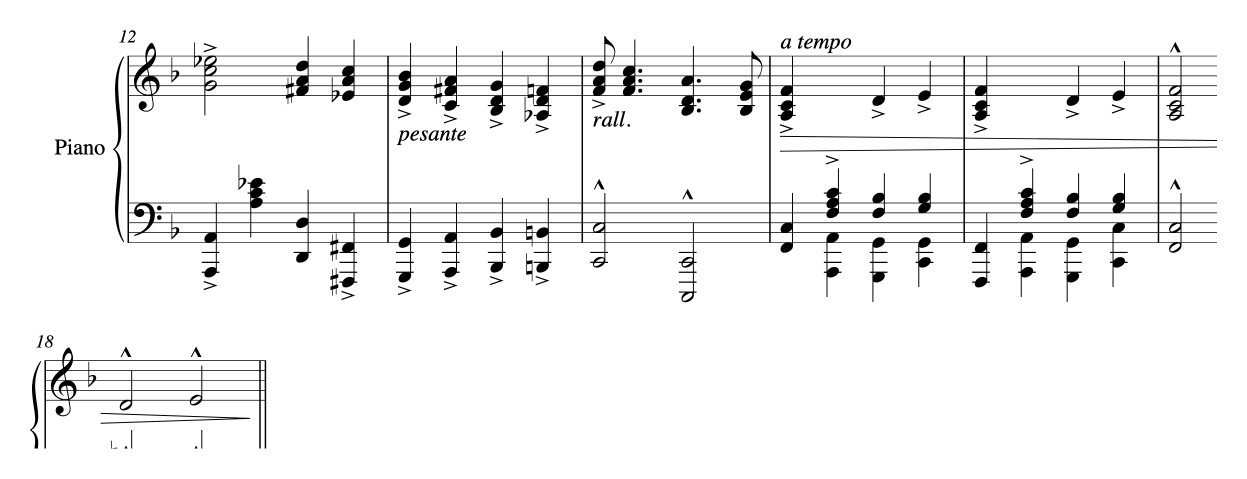
#> input picture services/backend/samples/images/clean_layout_conflict.png, 2494 x 957 px (shown at 1/2 size)
$ python preprocess.py ../samples/images/clean_layout_conflict.png
#> lines starting #> are read from the running program, lines starting #| are printed output that depends on the picture; after the words box and inside, x2 and y2 are one past the last pixel; in counts of white or black regions, pixels touching at a corner belong together
"""Image preparation for OMR.

Nothing here is music-specific magic: the goal is to give every engine a
clean, upright, adequately sized page, and to produce a few *views* of the
same page so that the agent can cross-check engines/variants later.
"""
from __future__ import annotations

from dataclasses import dataclass
from pathlib import Path

import cv2
import numpy as np


@dataclass
class Variant:
    name: str
    path: Path
    note: str


def read_gray(path: str | Path) -> np.ndarray:
    data = np.fromfile(str(path), dtype=np.uint8)
    img = cv2.imdecode(data, cv2.IMREAD_GRAYSCALE)
    if img is None:
        raise ValueError(f"cannot read image: {path}")
    return img


def write_gray(path: str | Path, img: np.ndarray) -> None:
    path = Path(path)
    path.parent.mkdir(parents=True, exist_ok=True)
    ok, buf = cv2.imencode(path.suffix or ".png", img)
    if not ok:
        raise ValueError(f"cannot encode image: {path}")
    buf.tofile(str(path))


def content_bbox(img: np.ndarray, margin: int = 24) -> tuple[int, int, int, int]:
    """Bounding box of ink, with a white margin."""
    ink = (img < 245).astype(np.uint8)
    cols = np.where(ink.sum(axis=0) > 0)[0]
    rows = np.where(ink.sum(axis=1) > 0)[0]
    if len(cols) == 0 or len(rows) == 0:
        return 0, 0, img.shape[1], img.shape[0]
    x0, x1 = max(0, cols[0] - margin), min(img.shape[1], cols[-1] + margin)
    y0, y1 = max(0, rows[0] - margin), min(img.shape[0], rows[-1] + margin)
    return int(x0), int(y0), int(x1), int(y1)


def _rotate(img: np.ndarray, angle: float) -> np.ndarray:
    h, w = img.shape[:2]
    center = (w / 2, h / 2)
    m = cv2.getRotationMatrix2D(center, angle, 1.0)
    cos, sin = abs(m[0, 0]), abs(m[0, 1])
    nw, nh = int(h * sin + w * cos), int(h * cos + w * sin)
    m[0, 2] += nw / 2 - center[0]
    m[1, 2] += nh / 2 - center[1]
    return cv2.warpAffine(
        img, m, (nw, nh), flags=cv2.INTER_CUBIC, borderMode=cv2.BORDER_CONSTANT, borderValue=255
    )


def estimate_skew(img: np.ndarray) -> float:
    """Find the rotation that makes staff lines most horizontal.

    Horizontal projection variance is maximal when the five staff lines of a
    system collapse into a few strong peaks.  This works on scans and photos
    and does not need Hough line bookkeeping.
    """
    small = img
    if img.shape[1] > 1400:
        scale = 1400 / img.shape[1]
        small = cv2.resize(img, None, fx=scale, fy=scale, interpolation=cv2.INTER_AREA)
    def score(angle: float) -> float:
        # Rotate grayscale (white border) and count ink per row.  Using a
        # 0/1 array here would let the 255-valued border dominate the score.
        rot = _rotate(small, angle)
        ink = (rot < 190).astype(np.float64)
        proj = ink.sum(axis=1)
        return float(np.var(proj))

    coarse = max(np.arange(-6.0, 6.01, 0.5), key=score)
    fine = max(np.arange(coarse - 0.5, coarse + 0.51, 0.1), key=score)
    return round(float(fine), 2)


def deskew(img: np.ndarray, angle: float | None = None) -> tuple[np.ndarray, float]:
    angle = estimate_skew(img) if angle is None else angle
    if abs(angle) < 0.1:
        return img, 0.0
    return _rotate(img, angle), angle


def binarize(img: np.ndarray) -> np.ndarray:
    # A light denoise first; adaptive threshold keeps faint staff lines.
    blur = cv2.GaussianBlur(img, (3, 3), 0)
    return cv2.adaptiveThreshold(
        blur, 255, cv2.ADAPTIVE_THRESH_GAUSSIAN_C, cv2.THRESH_BINARY, 41, 12
    )


def upscale(img: np.ndarray, min_width: int = 1800, max_width: int = 3200) -> np.ndarray:
    h, w = img.shape[:2]
    if w >= min_width:
        return img
    target = min(max_width, max(min_width, w * 2))
    scale = target / w
    return cv2.resize(img, None, fx=scale, fy=scale, interpolation=cv2.INTER_CUBIC)


# [42 lines left out: function split_systems, not called in this run]


def make_variants(src: str | Path, out_dir: str | Path) -> tuple[list[Variant], dict]:
    """Produce upright, enhanced and binarized views plus diagnostics."""
    src = Path(src)
    out_dir = Path(out_dir)
    out_dir.mkdir(parents=True, exist_ok=True)
    img = read_gray(src)
#> in read_gray, img is the input picture: shape (957, 2494); min 0, max 255, mean 242.9
    meta = {"input": str(src), "input_size": [int(img.shape[1]), int(img.shape[0])]}

    x0, y0, x1, y1 = content_bbox(img)
#> in content_bbox, `ink = (img < 245).astype(np.uint8)`:
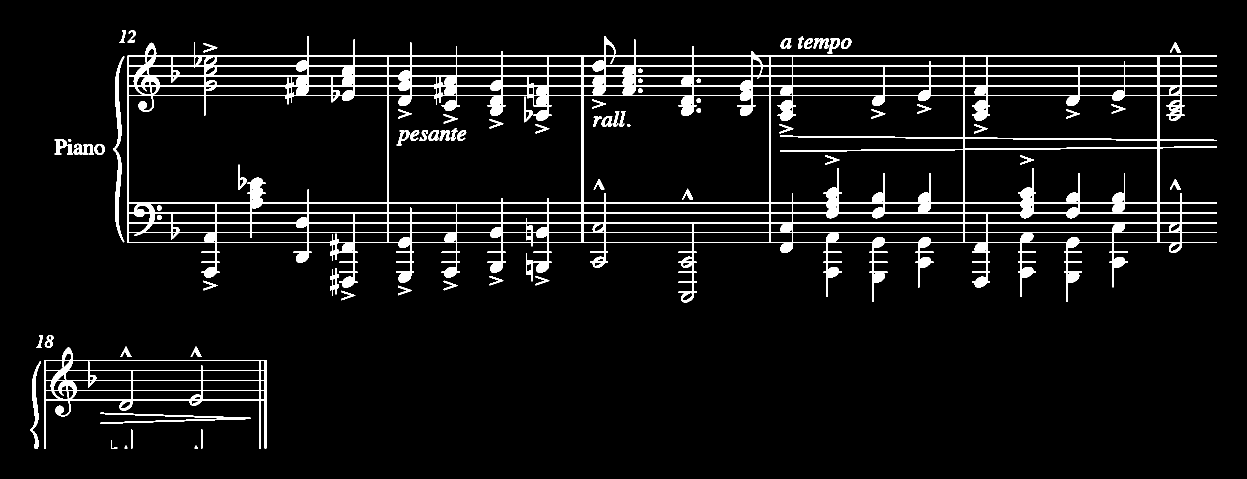
#> ink: shape (957, 2494) (shown at 1/2 size); values 0 (black) and 1 (white), 6.2% white; 74 white regions, largest, box (x1, y1, x2, y2) and area: (255, 72, 2434, 605) 119444, (88, 695, 533, 897) 10086, (226, 113, 249, 485) 2460
#> in content_bbox, `cols = np.where(ink.sum(axis=0) > 0)[0]`: cols = 2372 values from 60 to 2433
#> in content_bbox, `rows = np.where(ink.sum(axis=1) > 0)[0]`: rows = 772 values from 60 to 896
#> in content_bbox, `x0, x1 = max(0, cols[0] - margin), min(img.shape[1], cols[-1] + margin)`: x0 = 36; x1 = 2457
#> in content_bbox, `y0, y1 = max(0, rows[0] - margin), min(img.shape[0], rows[-1] + margin)`: y0 = 36; y1 = 920
#> x0 = 36; y0 = 36; x1 = 2457; y1 = 920
    cropped = img[y0:y1, x0:x1]
    upright, angle = deskew(cropped)
#> in estimate_skew, `small = cv2.resize(img, None, fx=scale, fy=scale, interpolation=cv2.IN..`:
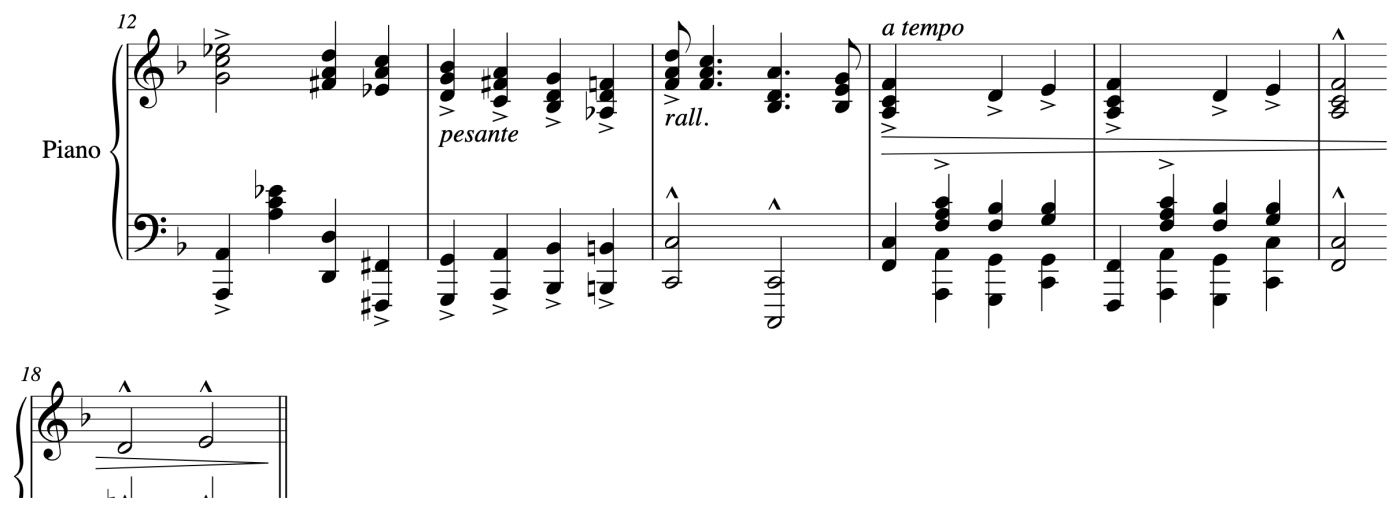
#> small: shape (511, 1400); min 0, max 255, mean 241.4
#> in score, `proj = ink.sum(axis=1)`: proj = 654 values, max 228 at index 307, min 0 at index 0, mean 83.96
#> in score (call 21), `ink = (rot < 190).astype(np.float64)`:
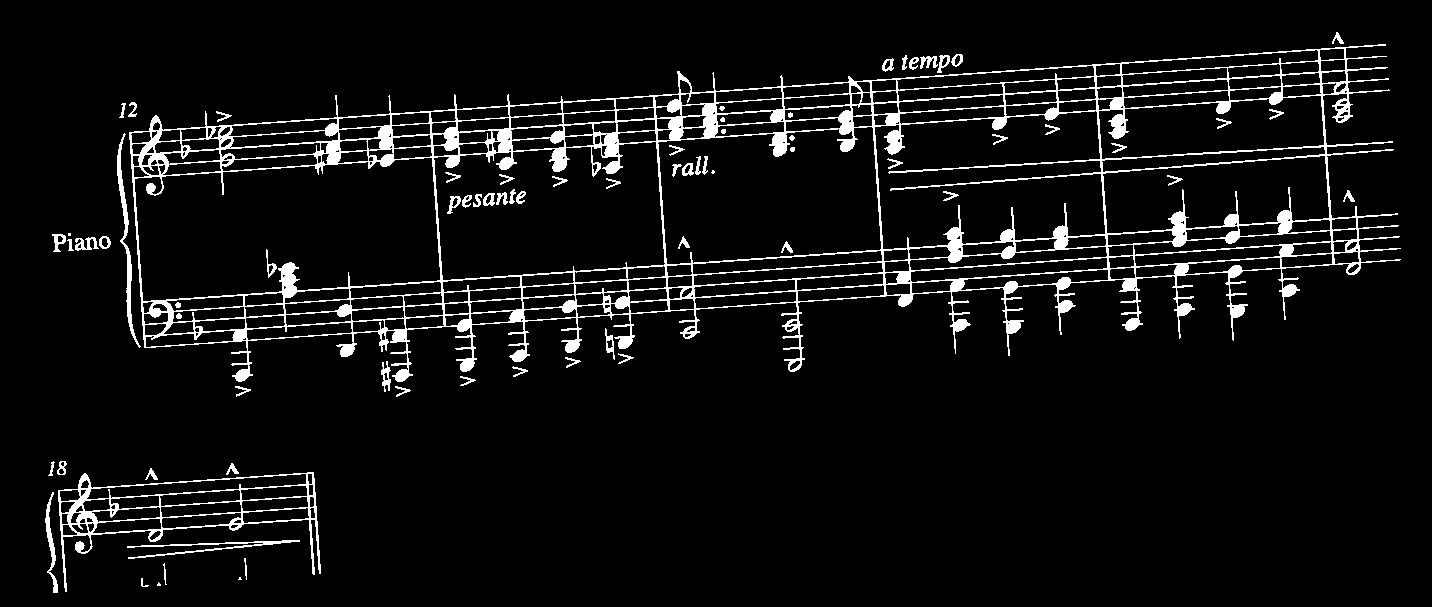
#> ink: shape (607, 1432) float64; values 0 (black) and 1 (white), 6.3% white; 74 white regions (4 under 20 px), largest, box (x1, y1, x2, y2) and area: (129, 44, 1401, 382) 44887, (58, 472, 321, 592) 3800, (117, 133, 141, 348) 845
#> in score (call 21), `proj = ink.sum(axis=1)`: proj = 607 values, max 301 at index 135, min 0 at index 0, mean 90.33
#> in score (call 22), `ink = (rot < 190).astype(np.float64)`:
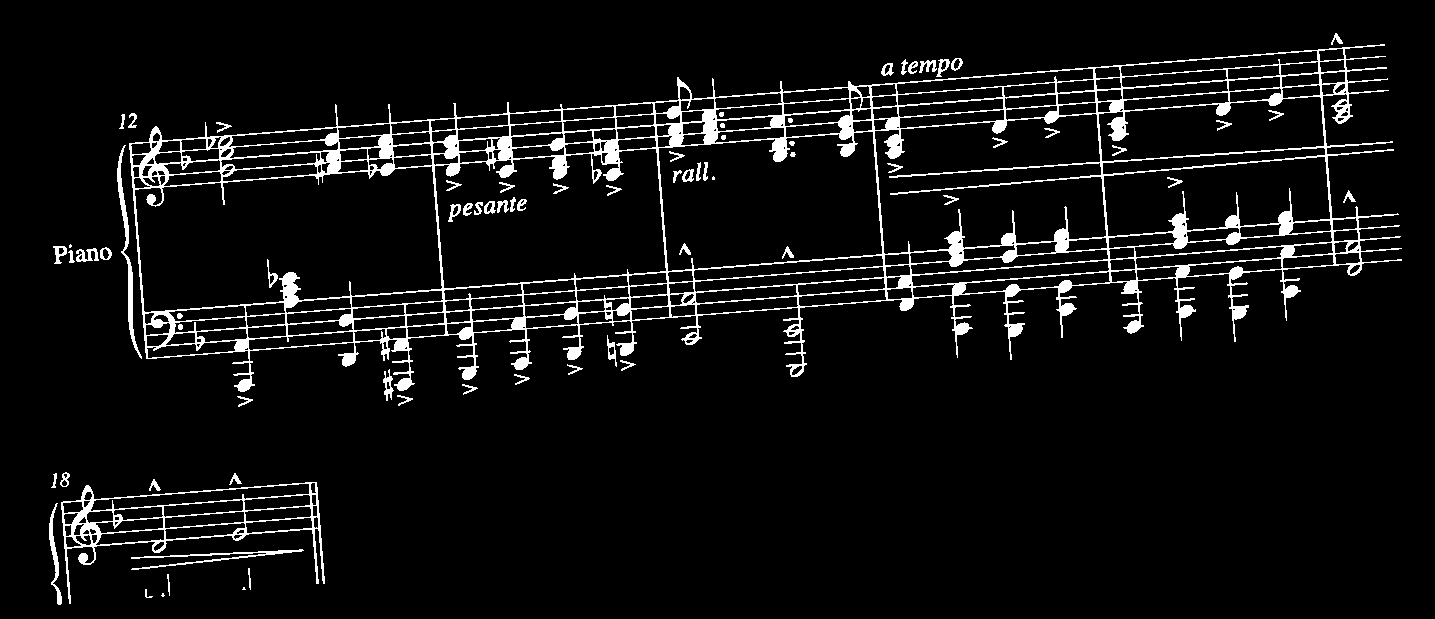
#> ink: shape (619, 1435) float64; values 0 (black) and 1 (white), 6.2% white; 74 white regions (4 under 20 px), largest, box (x1, y1, x2, y2) and area: (129, 44, 1402, 392) 44958, (61, 482, 325, 604) 3792, (117, 145, 142, 359) 868
#> in score (call 22), `proj = ink.sum(axis=1)`: proj = 619 values, max 307 at index 142, min 0 at index 0, mean 88.7
#> in _rotate (call 23), `m = cv2.getRotationMatrix2D(center, angle, 1.0)`: m = [[0.996, 0.0872, -19.6], [-0.0872, 0.996, 61.98]]
#> in _rotate (call 23), `cos, sin = abs(m[0, 0]), abs(m[0, 1])`: cos = 0.996; sin = 0.0872
#> in _rotate (call 23), `nw, nh = int(h * sin + w * cos), int(h * cos + w * sin)`: nw = 1439; nh = 631
#> in _rotate (call 23), `return cv2.warpAffine( img, m, (nw, nh), flags=cv2.INTER_CUBIC, border..`:
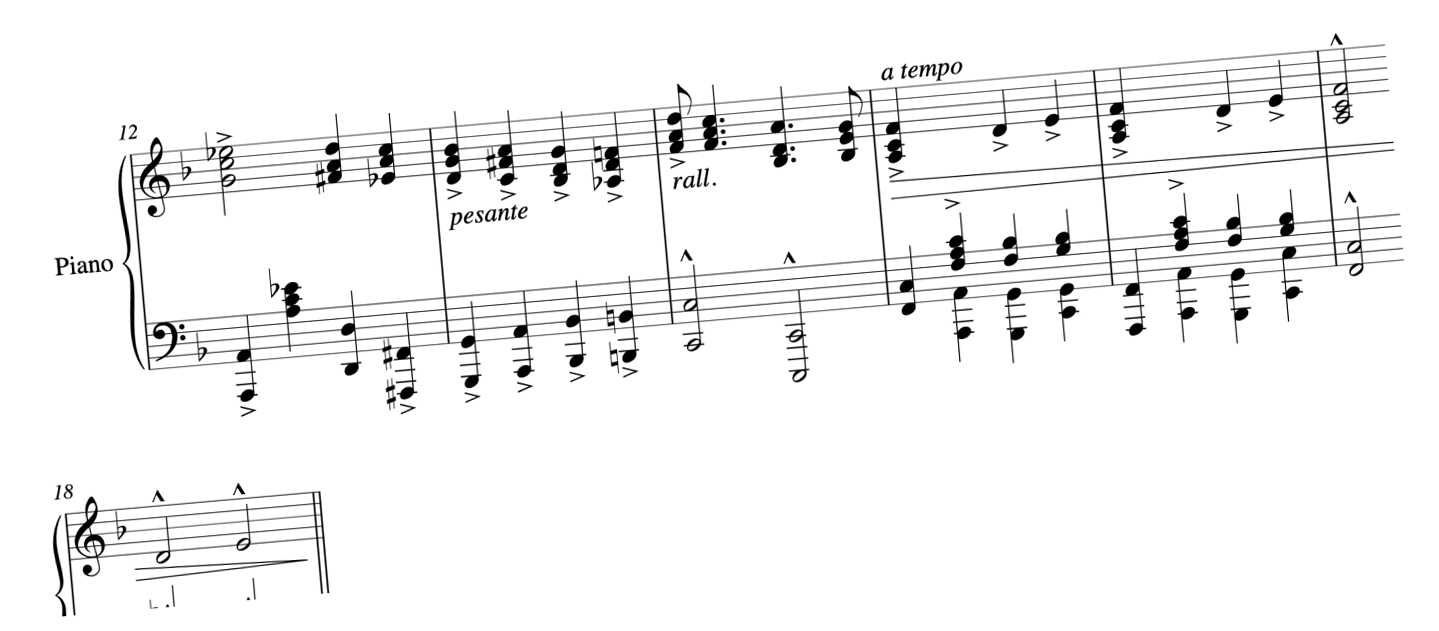
#> returned value: shape (631, 1439); min 0, max 255, mean 244.1
#> in estimate_skew, `coarse = max(np.arange(-6.0, 6.01, 0.5), key=score)`: coarse = 0
#> in estimate_skew, `fine = max(np.arange(coarse - 0.5, coarse + 0.51, 0.1), key=score)`: fine = -1.11e-16
#> in deskew, `angle = estimate_skew(img) if angle is None else angle`: angle = 0
#> angle = 0
    meta["skew_degrees"] = angle
    meta["content_bbox"] = [x0, y0, x1, y1]

    variants: list[Variant] = []
    base = upscale(upright, 1800, 3200)
    p = out_dir / "page_upright.png"
    write_gray(p, base)
    variants.append(Variant("upright", p, "deskewed, upscaled, contrast normalized"))

    eq = cv2.createCLAHE(clipLimit=2.0, tileGridSize=(8, 8)).apply(base)
    p = out_dir / "page_clahe.png"
    write_gray(p, eq)
    variants.append(Variant("clahe", p, "local contrast enhancement"))

    bw = binarize(base)
    p = out_dir / "page_binary.png"
    write_gray(p, bw)
    variants.append(Variant("binary", p, "adaptive binarization"))

    return variants, meta


if __name__ == "__main__":
    import argparse
    import json

    ap = argparse.ArgumentParser()
    ap.add_argument("image")
    ap.add_argument("--out", default="demo/preprocessed")
    args = ap.parse_args()
    variants, meta = make_variants(args.image, args.out)
#> variants = 3 items; meta = 4 items
    print(json.dumps(meta, indent=2))
#| {
#|   "input": "../samples/images/clean_layout_conflict.png",
#|   "input_size": [
#|     2494,
#|     957
#|   ],
#> (further printed lines are left out)
    for v in variants:
        print(v.name, v.path, v.note)
#> this loop made 3 passes
#| upright demo/preprocessed/page_upright.png deskewed, upscaled, contrast normalized
#| clahe demo/preprocessed/page_clahe.png local contrast enhancement
#| binary demo/preprocessed/page_binary.png adaptive binarization

$ run again, on services/backend/samples/images/clean_piano.png
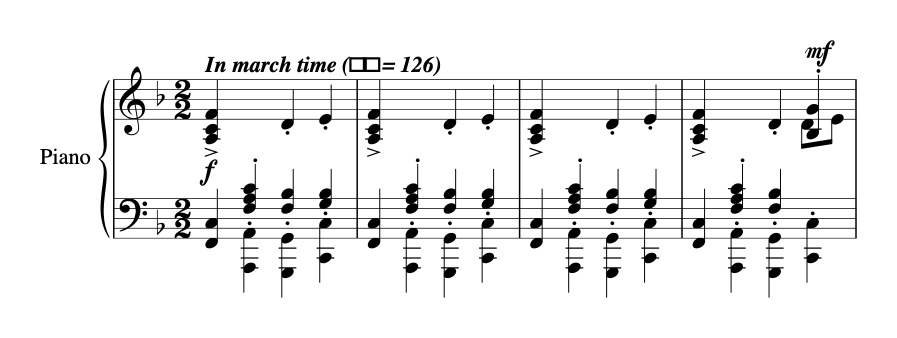
#> input picture services/backend/samples/images/clean_piano.png, 1794 x 676 px (shown at 1/2 size)
#> in read_gray, img is the input picture: shape (676, 1794); min 0, max 255, mean 237.7
#> in content_bbox, `ink = (img < 245).astype(np.uint8)`:
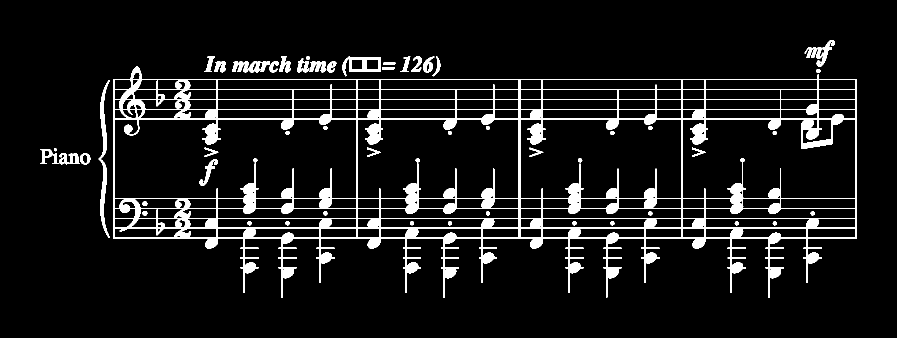
#> ink: shape (676, 1794) (shown at 1/2 size); values 0 (black) and 1 (white), 8.5% white; 55 white regions, largest, box (x1, y1, x2, y2) and area: (226, 133, 1714, 596) 89874, (197, 160, 220, 476) 2086, (685, 113, 761, 153) 1225
#> cols = 1610 values from 80 to 1713
#> rows = 516 values from 80 to 595
#> in content_bbox, `x0, x1 = max(0, cols[0] - margin), min(img.shape[1], cols[-1] + margin)`: x0 = 56; x1 = 1737
#> in content_bbox, `y0, y1 = max(0, rows[0] - margin), min(img.shape[0], rows[-1] + margin)`: y0 = 56; y1 = 619
#> in make_variants, `x0, y0, x1, y1 = content_bbox(img)`: x0 = 56; x1 = 1737; y1 = 619
#> proj = 612 values, max 269 at index 402, min 0 at index 0, mean 119.2
#> m = [[0.996, 0.0872, -17.77], [-0.0872, 0.996, 61.9]]
#> cos = 0.996; sin = 0.0872
#> nw = 1435; nh = 589
#> in _rotate (call 23), `return cv2.warpAffine( img, m, (nw, nh), flags=cv2.INTER_CUBIC, border..`:
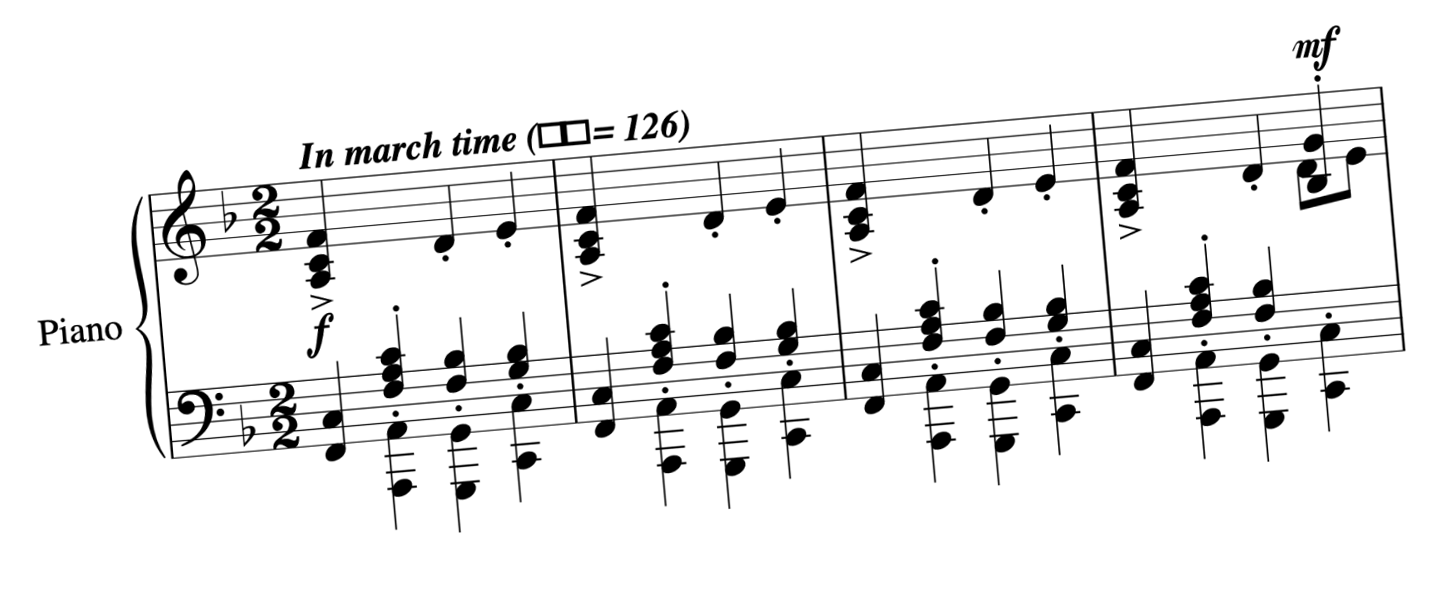
#> returned value: shape (589, 1435); min 0, max 255, mean 237.6
#> coarse = 0
#> fine = -1.11e-16
#> in deskew, `angle = estimate_skew(img) if angle is None else angle`: angle = 0
#> `variants, meta = make_variants(args.image, args.out)`: variants = 3 items; meta = {'input': '../samples/images/clean_piano.png', 'input_size': [1794, 676], 'skew_degrees': 0, 'content_bbox': [56, 56, 1737, 619]}
#| {
#|   "input": "../samples/images/clean_piano.png",
#|   "input_size": [
#|     1794,
#|     676
#|   ],
#> (further printed lines are left out)
#> the loop `for v in variants:` made 3 passes
#| upright demo/preprocessed/page_upright.png deskewed, upscaled, contrast normalized
#| clahe demo/preprocessed/page_clahe.png local contrast enhancement
#| binary demo/preprocessed/page_binary.png adaptive binarization
